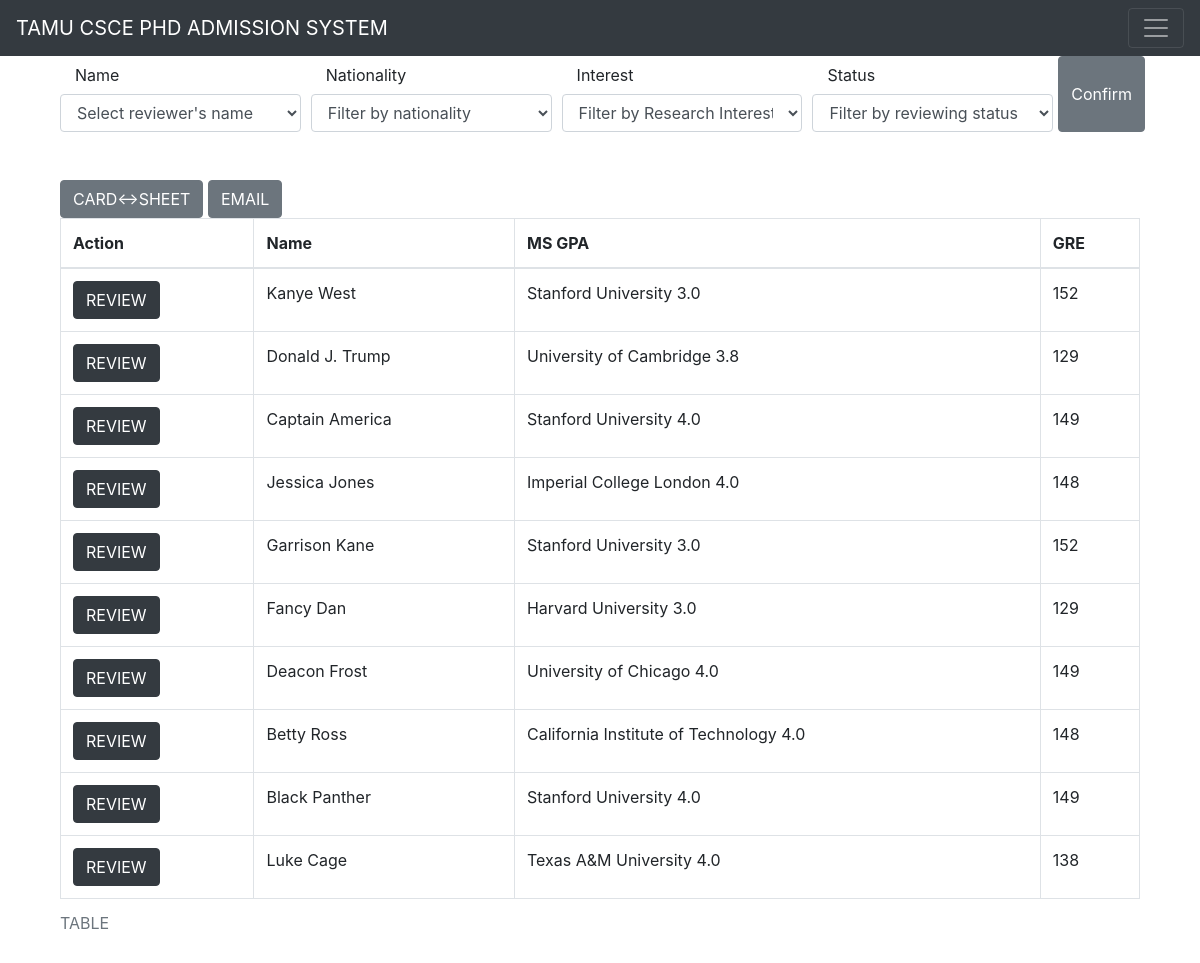
/table/, run on an earlier commit of the app's database.
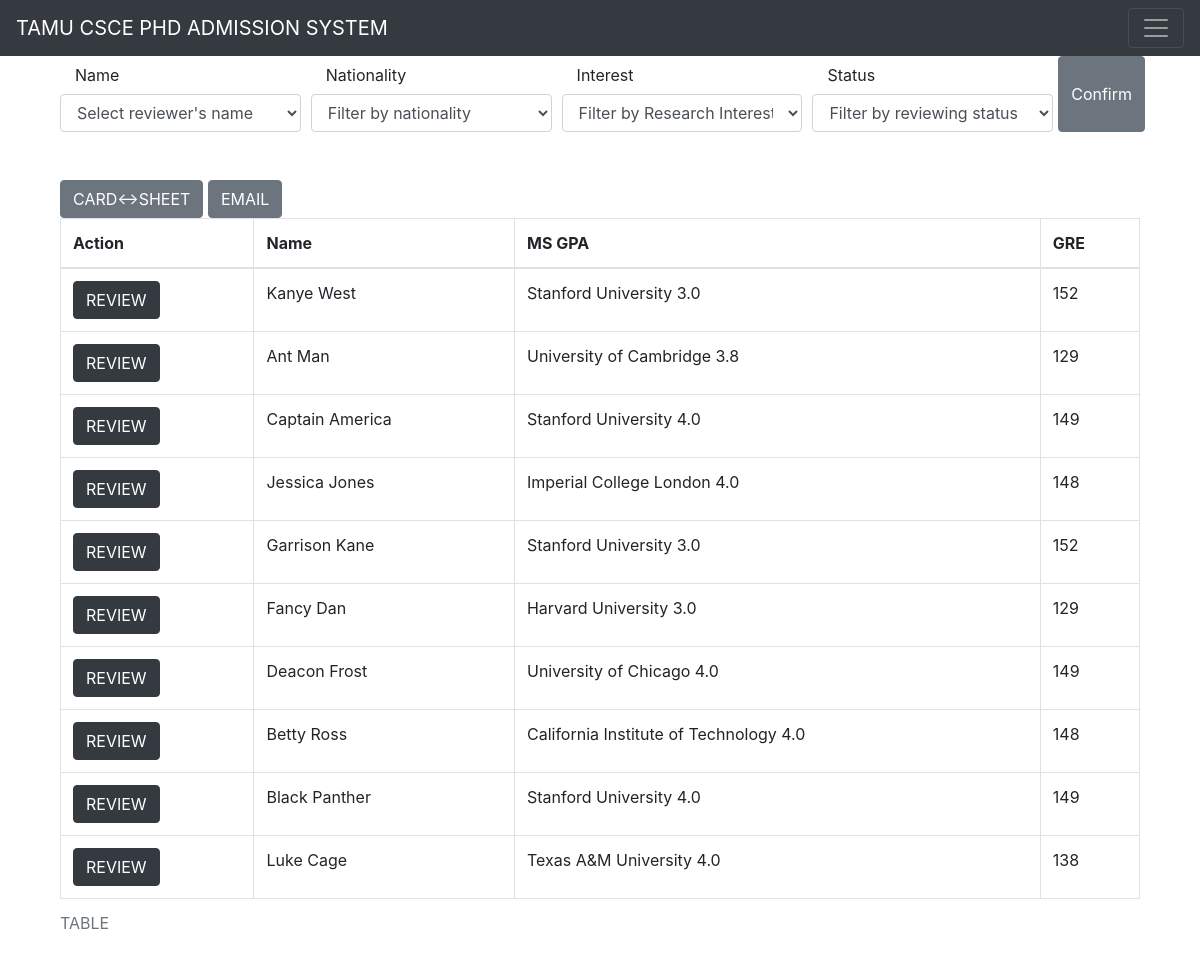
And on a later commit of the database.
### PhD_Admission/models.py (models this page shows, shortened)
class Applicant(models.Model):
    App_Seq_No = models.AutoField(primary_key=True)
    Application_ID = models.CharField(max_length=10)
    Average_Review_Score = models.FloatField()
    Applied_Degree = models.CharField(max_length=50)
    Nationality = models.CharField(max_length=100)
    Name = models.CharField(max_length=50)
    Email = models.CharField(max_length=50)
    Research_Interest = models.CharField(max_length=500)
    Potential_Faculty = models.CharField(max_length=500)
    BS_University_and_GPA = models.CharField(max_length=500)
    MS_University_and_GPA = models.CharField(max_length=500)
    GRE_Score = models.IntegerField()
    TOEFL_Score = models.IntegerField()
    Gender = models.CharField(max_length=50)
    Ethnicity = models.CharField(max_length=50)
    Residency = models.CharField(max_length=50)
    Citizenship = models.CharField(max_length=50)
    Faculty_Contact = models.CharField(max_length=50)
    Faculty_giving_GANT_GAT = models.CharField(max_length=50)
    Faculty_giving_GAR = models.CharField(max_length=50)
    class Meta:
        ordering = ['App_Seq_No']

### PhD_Admission/views.py (the view)
# urls.py: path('table/', views.hometable, name='hometable'),
def hometable(request):
    applicants = Applicant.objects.all()
    context = {"applicants": applicants, "total_num": len(applicants)}
    return render(request, 'hometable.html', context)

### PhD_Admission/templates/hometable.html (shortened to what this page needs)
{% extends 'base.html' %}
{% block content %}
    <div class = "container">
    <form>
      <div class="form-row">
        <div class="col">
          <label for="inputState" class="col-sm-3 col-form-label">Name</label>
          <select id="inputState" class="form-control">
            <option selected>Select reviewer's name</option>
          </select>
        </div>
        <div class="col">
          <label for="inputState" class="col-sm-3 col-form-label">Nationality</label>
          <select id="inputState" class="form-control">
            <option selected>Filter by nationality</option>
          </select>
        </div>
        <div class="col">
          <label for="inputState" class="col-sm-3 col-form-label">Interest</label>
          <select id="inputState" class="form-control">
            <option selected>Filter by Research Interest</option>
          </select>
        </div>
        <div class="col">
          <label for="inputState" class="col-sm-3 col-form-label">Status</label>
          <select id="inputState" class="form-control">
            <option selected>Filter by reviewing status</option>
          </select>
        </div>
             <button type="submit" class="btn btn-secondary">Confirm</button>
      </div>
  </form>
<br>
<br>
  <a class="btn btn-secondary" href='../' role="button">CARD<->SHEET</a>
  <a class="btn btn-secondary" href='/email' role="button" onclick="myFunction()">EMAIL</a>
    <table class="table table-bordered">
        <caption>TABLE</caption>
        <thead>
          <tr>
            <th>Action</th>
            <th>Name</th>
            <th>MS GPA</th>
            <th>GRE</th>
          </tr>
        </thead>
        <tbody>
        {%for x in applicants%}
          <tr>
            <td><a class="btn btn-dark" href="{{x.App_Seq_No}}/review" role="button">REVIEW</a></td>
            <td>{{x.Name}}</td>
            <td>{{x.MS_University_and_GPA}}</td>
            <td>{{x.GRE_Score}}</td>
          </tr>
        {%endfor%}
        </tbody>
      </table>
    </div>
{%endblock%}

What changed in the data, as far as the page shows it:
removed Applicant: Name "Donald J. Trump", MS_University_and_GPA "University of Cambridge 3.8", GRE_Score "129"
added Applicant: Name "Ant Man", MS_University_and_GPA "University of Cambridge 3.8", GRE_Score "129"
